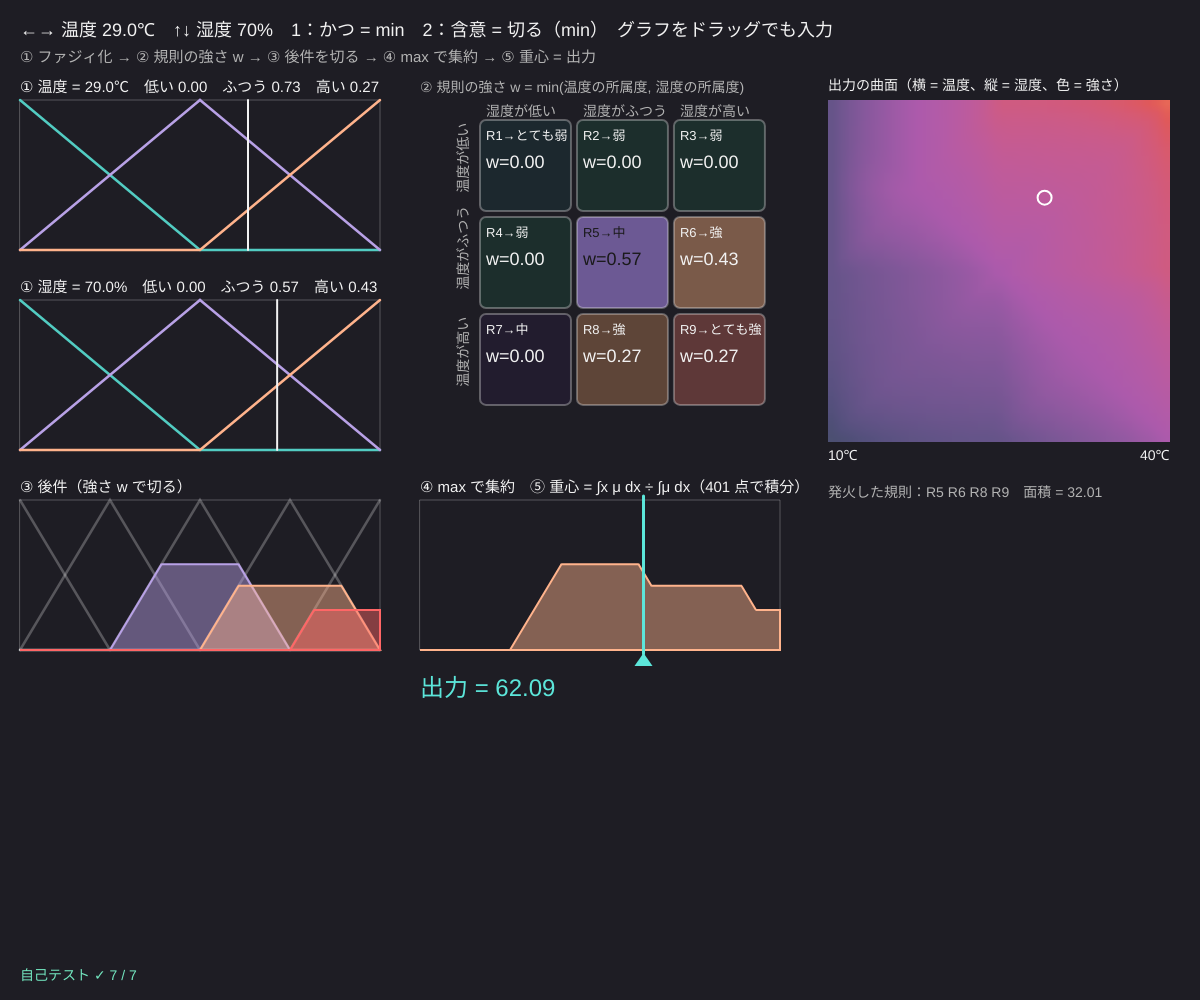
Frame 1 (no input)
Frame 60 (no input): identical to frame 1, image omitted
Frame 120 (the mouse pressed at the canvas centre since frame 60): identical to frame 1, image omitted

The p5.js sketch that drew this single still picture (run headless with seeded random() and noise() and a simulated clock; from frame 60 on, the mouse is pressed at the canvas centre):

// p5.js sketch
// ── sketch.js
// ============================================
// 06 マムダニ型推論（エアコンの強さを決める）
// 「暑くて じめじめ なら 強く」のような 9 個の規則で、温度と湿度からエアコンの強さを決める
//   入力 → 所属度（ファジィ化）→ 規則の強さ（min か 積）→ 後件を切る/縮める → max で集約 → 重心 → 出力
// マウス = 入力のグラフをドラッグ / ←→ = 温度 / ↑↓ = 湿度 / 1 = 「かつ」min ⇔ 積 / 2 = 含意 切る ⇔ 縮める
// ============================================

let temp = 29, hum = 70;                       // ★ はじめの入力（温度 ℃、湿度 %）
const OUT_NAMES = ['とても弱', '弱', '中', '強', 'とても強'];
// ★ 規則の表：行 = 温度（低い・ふつう・高い）、列 = 湿度（低い・ふつう・高い）、中身 = 出力の番号
let RULES = [
  [0, 1, 1],
  [1, 2, 3],
  [2, 3, 4],
];
let sys, res, surf, OUTCOL;

function setup() {
  createCanvas(windowWidth, windowHeight);
  colorMode(HSB, 360, 100, 100, 100);
  OUTCOL = [color(200, 45, 90), color(175, 60, 80), color(260, 30, 90), color(20, 45, 100), color(0, 60, 100)];
  sys = makeSystem('min', 'min');
  selfTest();
  rebuildSurface();
}

// 2 入力 1 出力のマムダニ型システム
function makeSystem(andMode, impMode) {
  let rules = [];
  for (let i = 0; i < 3; i++) for (let j = 0; j < 3; j++) rules.push({ ifs: [i, j], then: RULES[i][j] });
  return {
    inputs: [{ name: '温度', unit: '℃', lo: 10, hi: 40, sets: evenTri(10, 40, ['低い', 'ふつう', '高い']) },
             { name: '湿度', unit: '%', lo: 20, hi: 90, sets: evenTri(20, 90, ['低い', 'ふつう', '高い']) }],
    output: { name: '強さ', lo: 0, hi: 100, sets: evenTri(0, 100, OUT_NAMES) },
    rules, and: andMode, imp: impMode, N: 401,
  };
}

// 出力の曲面（40 × 40 の入力で推論した結果）を色の地図に。設定を変えたときだけ計算
function rebuildSurface() {
  let n = 40, s2 = { ...sys, N: 101 };
  surf = createGraphics(n, n); surf.colorMode(HSB, 360, 100, 100, 100); surf.noStroke();
  for (let i = 0; i < n; i++) for (let j = 0; j < n; j++) {
    let y = mamdani(s2, [10 + (30 * i) / (n - 1), 90 - (70 * j) / (n - 1)]).y;
    surf.fill((220 + 1.6 * y) % 360, 30 + y * 0.35, 40 + y * 0.55); surf.rect(i, j, 1, 1);
  }
}

function draw() {
  background(250, 18, 14);
  res = mamdani(sys, [temp, hum]);
  let W = width, c1 = 20, cw = W * 0.3, c2 = W * 0.35, c3 = W * 0.69, ph = Math.min(150, (height - 300) / 3);

  fill(0, 0, 95); noStroke(); textSize(18);
  text('←→ 温度 ' + nf(temp, 1, 1) + '℃　↑↓ 湿度 ' + nf(hum, 1, 0) + '%　1：かつ = ' + (sys.and === 'min' ? 'min' : '積') + '　2：含意 = ' + (sys.imp === 'min' ? '切る（min）' : '縮める（積）') + '　グラフをドラッグでも入力', 20, 36);
  fill(0, 0, 70); textSize(15);
  text('① ファジィ化 → ② 規則の強さ w → ③ 後件を切る → ④ max で集約 → ⑤ 重心 = 出力', 20, 62);

  // ① 入力のメンバーシップ関数と所属度
  for (let k = 0; k < 2; k++) {
    let v = sys.inputs[k], y0 = 100 + k * (ph + 50);
    drawSets(c1, y0, cw, ph, v.lo, v.hi, v.sets.map((s) => s.mf), [OUTCOL[1], OUTCOL[2], OUTCOL[3]], null);
    let xv = c1 + ((k ? hum : temp) - v.lo) / (v.hi - v.lo) * cw;
    stroke(0, 0, 95); strokeWeight(2); line(xv, y0, xv, y0 + ph);
    noStroke(); fill(0, 0, 95); textSize(15);
    text('① ' + v.name + ' = ' + nf(k ? hum : temp, 1, 1) + v.unit + '　' + v.sets.map((s, i) => s.name + ' ' + nf(res.deg[k][i], 1, 2)).join('　'), c1, y0 - 8);
  }
  // ③ 出力の集合と、切った後件
  let yo = 100 + 2 * (ph + 50);
  drawSets(c1, yo, cw, ph, 0, 100, sys.output.sets.map((s) => s.mf), OUTCOL.map(() => color(0, 0, 100, 25)), null);
  for (let k = 0; k < 5; k++) if (res.str[k] > 0) {
    let ys = res.ox.map((x) => { let m = evalMF(sys.output.sets[k].mf, x); return sys.imp === 'prod' ? res.str[k] * m : Math.min(res.str[k], m); });
    fillCurve(c1, yo, cw, ph, res.ox, ys, OUTCOL[k]);
  }
  noStroke(); fill(0, 0, 95); textSize(15);
  text('③ 後件（' + (sys.imp === 'min' ? '強さ w で切る' : '強さ w 倍に縮める') + '）', c1, yo - 8);

  // ② 規則の表（セルの明るさ = 強さ w）
  let cs = Math.min((cw - 60) / 3, (2 * ph + 20) / 3.3), tx = c2 + 60, ty = 120;
  textSize(14); fill(0, 0, 70); text('② 規則の強さ w = ' + (sys.and === 'min' ? 'min' : '積') + '(温度の所属度, 湿度の所属度)', c2, 92);
  for (let j = 0; j < 3; j++) { fill(0, 0, 70); text('湿度が' + sys.inputs[1].sets[j].name, tx + j * cs + 6, ty - 4); }
  sys.rules.forEach((r, n) => {
    let i = r.ifs[0], j = r.ifs[1], x = tx + j * cs, y = ty + i * cs, w = res.w[n];
    fill(hueOf(r.then), 40, 18 + 70 * w); stroke(0, 0, 100, 30); rect(x, y, cs - 6, cs - 6, 6);
    noStroke(); fill(0, 0, w > 0.5 ? 10 : 95); textSize(13); text('R' + (n + 1) + '→' + OUT_NAMES[r.then], x + 6, y + 20);
    textSize(18); text('w=' + nf(w, 1, 2), x + 6, y + 48);
  });
  for (let i = 0; i < 3; i++) { fill(0, 0, 70); textSize(14); push(); translate(tx - 12, ty + i * cs + cs * 0.75); rotate(-HALF_PI); text('温度が' + sys.inputs[0].sets[i].name, 0, 0); pop(); }

  // ④ 集約と ⑤ 重心
  drawSets(c2, yo, cw, ph, 0, 100, [], [], null);
  fillCurve(c2, yo, cw, ph, res.ox, res.agg, color(20, 45, 100));
  let xc = c2 + (res.y / 100) * cw;
  stroke(175, 60, 90); strokeWeight(3); line(xc, yo - 4, xc, yo + ph + 4);
  noStroke(); fill(175, 60, 90); triangle(xc - 9, yo + ph + 16, xc + 9, yo + ph + 16, xc, yo + ph + 3);
  fill(0, 0, 95); textSize(15);
  text('④ max で集約　⑤ 重心 = ∫x μ dx ÷ ∫μ dx（' + sys.N + ' 点で積分）', c2, yo - 8);
  textSize(24); fill(175, 60, 90); text('出力 = ' + nf(res.y, 1, 2) + (res.fired ? '' : '（発火なし → まん中）'), c2, yo + ph + 46);

  // 出力の曲面（ヒートマップ）
  let hs = Math.min(W - c3 - 30, 2 * ph + 50);
  image(surf, c3, 100, hs, hs);
  let mx = c3 + ((temp - 10) / 30) * hs, my = 100 + ((90 - hum) / 70) * hs;
  noFill(); stroke(0, 0, 100); strokeWeight(2); circle(mx, my, 14);
  noStroke(); fill(0, 0, 95); textSize(14);
  text('出力の曲面（横 = 温度、縦 = 湿度、色 = 強さ）', c3, 90);
  text('10℃', c3, 100 + hs + 18); text('40℃', c3 + hs - 30, 100 + hs + 18);
  fill(0, 0, 70);
  text('発火した規則：' + res.w.map((w, n) => (w > 0 ? 'R' + (n + 1) : '')).filter((s) => s).join(' ') + '　面積 = ' + nf(areaOf(res.ox, res.agg), 1, 2), c3, 100 + hs + 44, W - c3 - 20);

  fill(selfTestResults.every((r) => r.ok) ? color(160, 50, 90) : color(0, 80, 100)); textSize(14);
  text(selfTestLine(), 20, height - 20);
}
function hueOf(k) { return [200, 175, 260, 20, 0][k]; }

// グラフの枠と MF（折れ線）を描く
function drawSets(x, y, w, h, lo, hi, mfs, cols) {
  noFill(); stroke(0, 0, 100, 25); strokeWeight(1); rect(x, y, w, h);
  mfs.forEach((mf, k) => {
    stroke(cols[k]); strokeWeight(2.5); beginShape();
    for (let i = 0; i <= 120; i++) { let v = lo + ((hi - lo) * i) / 120; vertex(x + (i / 120) * w, y + h - evalMF(mf, v) * h); }
    endShape();
  });
}
// 折れ線の下を塗る
function fillCurve(x, y, w, h, xs, ys, col) {
  if (xs.length < 2) return;
  let lo = xs[0], hi = xs[xs.length - 1];
  fill(hue(col), saturation(col), brightness(col), 45); stroke(col); strokeWeight(2);
  beginShape(); vertex(x, y + h);
  for (let i = 0; i < xs.length; i++) vertex(x + ((xs[i] - lo) / (hi - lo)) * w, y + h - ys[i] * h);
  vertex(x + w, y + h); endShape(CLOSE);
}

function mouseDragged() { setFromMouse(); }
function mousePressed() { setFromMouse(); }
function setFromMouse() {
  let cw = width * 0.3, ph = Math.min(150, (height - 300) / 3);
  if (mouseX < 20 || mouseX > 20 + cw) return;
  let u = (mouseX - 20) / cw;
  if (mouseY > 100 && mouseY < 100 + ph) temp = clampv(10 + 30 * u, 10, 40);
  if (mouseY > 150 + ph && mouseY < 150 + 2 * ph) hum = clampv(20 + 70 * u, 20, 90);
}
function keyPressed() {
  if (key === LEFT_ARROW) temp = clampv(temp - 0.5, 10, 40);
  if (key === RIGHT_ARROW) temp = clampv(temp + 0.5, 10, 40);
  if (key === UP_ARROW) hum = clampv(hum + 1, 20, 90);
  if (key === DOWN_ARROW) hum = clampv(hum - 1, 20, 90);
  if (key === '1') { sys = makeSystem(sys.and === 'min' ? 'prod' : 'min', sys.imp); rebuildSurface(); }
  if (key === '2') { sys = makeSystem(sys.and, sys.imp === 'min' ? 'prod' : 'min'); rebuildSurface(); }
}

// ---- 自己テスト：手で計算できる値と比べる
function selfTest() {
  selfTestResults = [];
  let s = makeSystem('min', 'min'), r;
  r = mamdani(s, [25, 55]);
  check('温度 25℃・湿度 55%（どちらも「ふつう」の頂点）→ R5 だけ w = 1、出力 = 「中」の重心 50', r.w.filter((w) => w > 0).length === 1 && near(r.w[4], 1) && near(r.y, 50, 1e-6));
  r = mamdani(s, [10, 20]);
  check('10℃・20% → R1 だけ。「とても弱」は 0〜25 の直角三角形 → 重心 25/3 = 8.33', near(r.y, 25 / 3, 1e-6));
  r = mamdani(s, [17.5, 55]);
  check('17.5℃・55% → R2 と R5 が w = 0.5。切った「弱」と「中」の和は 37.5 に対称 → 出力 37.5', near(r.w[1], 0.5) && near(r.w[4], 0.5) && near(r.y, 37.5, 1e-6));
  r = mamdani(s, [17.5, 37.5]);
  let rp = mamdani(makeSystem('prod', 'min'), [17.5, 37.5]);
  check('17.5℃・37.5% → 4 規則が min で 0.5、積で 0.25', [0, 1, 3, 4].every((k) => near(r.w[k], 0.5) && near(rp.w[k], 0.25)));
  let xs = [], ys = [];
  for (let i = 0; i <= 400; i++) { xs.push(i * 0.25); ys.push(Math.min(0.6, trimf(i * 0.25, 25, 50, 75))); }
  check('1 つの三角 (25, 50, 75) を 0.6 で切った台形の重心 = 50、面積 = 0.6 × (50 + 20) / 2 = 21', near(centroid(xs, ys), 50, 1e-9) && near(areaOf(xs, ys), 21, 1e-9));
  let empty = mamdani({ ...s, rules: [] }, [30, 60]);
  check('規則が 1 つも発火しない → 0 で割らずに まん中 50 を返す', !empty.fired && empty.y === 50);
  let mono = true, prev;
  for (let h = 20; h <= 90; h += 10) { prev = -1; for (let t = 10; t <= 40; t += 2) { let y = mamdani({ ...s, N: 201 }, [t, h]).y; if (y < prev - 1e-6 || y < 0 || y > 100) mono = false; prev = y; } }
  check('出力は 0〜100 に入り、温度が上がると弱くならない（規則の表が単調だから）', mono);
  reportSelfTest();
}

// ---------- やってみよう ----------
// 1. 温度を 17.5℃ にすると「低い」と「ふつう」が 0.5 ずつ。どの規則が発火する？
// 2. 1 で「かつ」を積にすると、w はどう変わる？ 曲面はなめらかになる？
// 3. 2 で「縮める」にすると、集約の形と出力が少し変わる
// 4. RULES の表を書きかえて（例：湿度が高いと とても強）、曲面の形を見る
// 5. 出力の集合を 3 個にすると、曲面はどうなる？（OUT_NAMES と RULES を変える）


// ==================================================
// ここから下は「ファジィの道具」（中身は読まなくても OK。消さないでね）
// ==================================================
// ---- メンバーシップ関数（所属度 μ を 0〜1 で返す）
function trimf(x, a, b, c) {            // 三角：a で 0、b で 1、c で 0
  if (x < a || x > c) return 0;
  if (x === b) return 1;
  if (x < b) return b > a ? (x - a) / (b - a) : 1;
  return c > b ? (c - x) / (c - b) : 1;
}
function trapmf(x, a, b, c, d) {         // 台形：b〜c が 1
  if (x < a || x > d) return 0;
  if (x >= b && x <= c) return 1;
  if (x < b) return (x - a) / (b - a);
  return (d - x) / (d - c);
}
function gaussmf(x, c, s) { return Math.exp(-((x - c) * (x - c)) / (2 * s * s)); }
function sigmf(x, a, c) { return 1 / (1 + Math.exp(-a * (x - c))); }
function bellmf(x, a, b, c) { return 1 / (1 + Math.pow(Math.abs((x - c) / a), 2 * b)); }
// mf = { type: 'tri', p: [a, b, c] } のような形
function evalMF(mf, x) {
  let p = mf.p;
  if (mf.type === 'tri') return trimf(x, p[0], p[1], p[2]);
  if (mf.type === 'trap') return trapmf(x, p[0], p[1], p[2], p[3]);
  if (mf.type === 'gauss') return gaussmf(x, p[0], p[1]);
  if (mf.type === 'sig') return sigmf(x, p[0], p[1]);
  if (mf.type === 'bell') return bellmf(x, p[0], p[1], p[2]);
  return 0;
}
function clampv(v, a, b) { return v < a ? a : v > b ? b : v; }

// ---- 非ファジィ化（xs, ys は同じ長さの配列。ys は折れ線の高さ）
// 重心 = ∫x μ dx ÷ ∫μ dx（折れ線の区間ごとに正確に積分）。どの規則も発火しなければ null
function centroid(xs, ys) {
  let A = 0, M = 0;
  for (let i = 0; i + 1 < xs.length; i++) {
    let h = xs[i + 1] - xs[i], y0 = ys[i], y1 = ys[i + 1];
    A += (h * (y0 + y1)) / 2;
    M += (h * (xs[i] * (2 * y0 + y1) + xs[i + 1] * (y0 + 2 * y1))) / 6;
  }
  return A > 1e-12 ? M / A : null;
}
function areaOf(xs, ys) { let A = 0; for (let i = 0; i + 1 < xs.length; i++) A += ((xs[i + 1] - xs[i]) * (ys[i] + ys[i + 1])) / 2; return A; }

// ---- マムダニ型推論
// sys = { inputs: [{ name, lo, hi, sets: [{ name, mf }] }], output: { name, lo, hi, sets }, rules: [{ ifs: [i, j], then: k }],
//         and: 'min' | 'prod', imp: 'min' | 'prod', N: 401 }
function mamdani(sys, xin) {
  let deg = sys.inputs.map((v, i) => v.sets.map((s) => evalMF(s.mf, clampv(xin[i], v.lo, v.hi))));
  let w = sys.rules.map((r) => r.ifs.reduce((acc, si, i) => (si < 0 ? acc : sys.and === 'prod' ? acc * deg[i][si] : Math.min(acc, deg[i][si])), 1));
  let o = sys.output, str = o.sets.map(() => 0);
  sys.rules.forEach((r, k) => { str[r.then] = Math.max(str[r.then], w[k]); });   // 同じ後件は max でまとめる
  let N = sys.N || 401, ox = new Array(N), agg = new Array(N);
  for (let i = 0; i < N; i++) {
    let x = o.lo + ((o.hi - o.lo) * i) / (N - 1), a = 0;
    for (let k = 0; k < o.sets.length; k++) if (str[k] > 0) {
      let m = evalMF(o.sets[k].mf, x);
      a = Math.max(a, sys.imp === 'prod' ? str[k] * m : Math.min(str[k], m));   // 切る（min）か縮める（積）
    }
    ox[i] = x; agg[i] = a;
  }
  let c = centroid(ox, agg);
  return { deg, w, str, ox, agg, y: c === null ? (o.lo + o.hi) / 2 : c, fired: c !== null };
}
// 等間隔の三角 MF を n 個（両端は肩）
function evenTri(lo, hi, names) {
  let n = names.length, d = (hi - lo) / (n - 1);
  return names.map((name, i) => ({ name, mf: { type: 'tri', p: [lo + (i - 1) * d, lo + i * d, lo + (i + 1) * d] } }));
}

// ---- 自己テストの道具
let selfTestResults = [];
function check(name, cond) { selfTestResults.push({ name, ok: !!cond }); }
function near(a, b, tol) { return a !== null && Math.abs(a - b) <= (tol === undefined ? 1e-9 : tol); }
function reportSelfTest() { for (let r of selfTestResults) (r.ok ? console.log : console.error)((r.ok ? '✓ ' : '✗ ') + r.name); }
function selfTestLine() { let n = selfTestResults.filter((r) => r.ok).length; return '自己テスト ' + (n === selfTestResults.length ? '✓ ' : '✗ ') + n + ' / ' + selfTestResults.length; }
